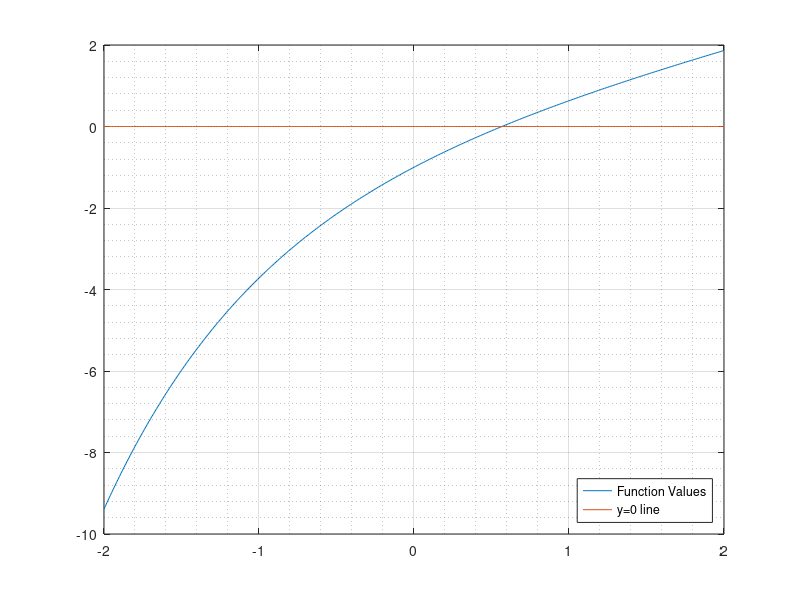

Write the MATLAB code that produced this figure. (Note: this script raises an error after producing the figure.)
close all; clear; clc;
%--------------------------------------------------------------------------------------

f = @(x) ( x - exp(-x) );


xVals = -2 : 0.01 : 2;
yVals = f(xVals);
xLine = zeros(1,length(xVals));
plot(xVals, yVals, xVals, xLine);
grid on;
grid minor;
legend('Function Values', 'y=0 line', 'location', 'southeast');

es = .005;

[rootFP, nIterFP] = falsePositionMethod_1605063(f,0,1,es,1000);

[rootBS, nIterBS] = bisectionMethod_1605063(f,0,1,es,1000);
